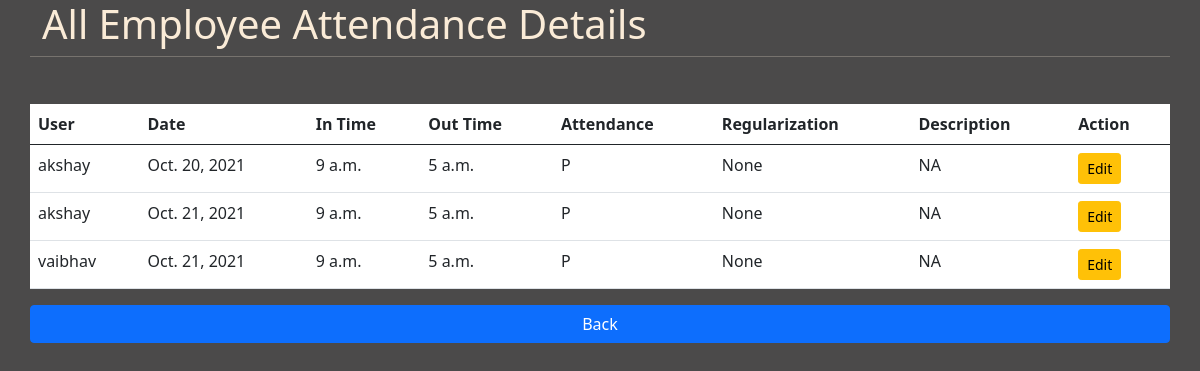
Page /attendance_details/ (signed in) on the committed database.
### app1/models.py (models this page shows)
class Attendance(models.Model):
    user = models.ForeignKey(User, to_field='username', on_delete=models.CASCADE)
    attendance_date = models.DateField(default=date.today)
    in_time = models.TimeField()
    out_time = models.TimeField()
    attendance_choices = (('P','Present'),('A','Absent'))
    attendance = models.CharField(max_length=1, choices=attendance_choices)
    regularization_choices = (('A','Approved'),('D','Dismiss'))
    regularization_status = models.CharField(max_length=1, choices=regularization_choices,null=True)
    description = models.TextField(null=True)

### app1/views.py (the view)
# urls.py: path('attendance_details/', views.attendance_details, name='attendance_details'),
@staff_member_required
def attendance_details(request):
    if request.user.is_authenticated:
        att_data = Attendance.objects.all()
        return render(request, 'attendance_details.html', {'data':att_data})
    else:
        return HttpResponseRedirect('/')

### app1/templates/attendance_details.html
{% extends 'base.html' %}
{% block content %}
<h1>All Employee Attendance Details</h1><hr><br>
<table class="table table-hover bg-white">
    <thead>
      <tr>
        <th scope="col">User</th>
        <th scope="col">Date</th>
        <th scope="col">In Time </th>
        <th scope="col">Out Time</th>
        <th scope="col">Attendance</th>
        <th scope="col">Regularization</th>
        <th scope="col">Description</th>
        <th scope="col">Action</th>
      </tr>
    </thead>
    <tbody>
        {% for dt in data %}
        <tr>
            <td>{{dt.user}}</td>
            <td>{{dt.attendance_date}}</td>
            <td>{{dt.in_time}}</td>
            <td>{{dt.out_time}}</td>
            <td>{{dt.attendance}}</td>
            <td>{{dt.regularization_status}}</td>
            <td>{{dt.description}}</td>
            <td>
              <a href="{% url 'update_attendance' dt.id %}" class="btn btn-warning btn-sm">Edit</a>
            </td>
        </tr>
        {% endfor %} <br>
    </tbody>
  </table>
  <a href="{% url 'admin_dashboard' %}" class="btn btn-primary">Back</a>
{% endblock content %}

### app1/templates/base.html (shortened to what this page needs)
{% load static %}
<!DOCTYPE html>
<html lang="en">
<head>
    <link rel="stylesheet" href="{% static 'css/bootstrap.css' %}">
    <link rel="stylesheet" href="{% static 'css/style.css' %}">
</head>
<body>
    <div class="container">
        <div class="row">
            {% block content %}
            {% endblock content %}
        </div>
    </div>
</body>
</html>

### app1/static/css/style.css (style rules this page uses)
body { background-color: rgb(75, 74 ,74); color: antiquewhite; }

### rows in the picture
Attendance: user "akshay", attendance_date "Oct. 20, 2021", in_time "9 a.m.", out_time "5 a.m.", attendance "P", regularization_status "None", description "NA"
Attendance: user "akshay", attendance_date "Oct. 21, 2021", in_time "9 a.m.", out_time "5 a.m.", attendance "P", regularization_status "None", description "NA"
Attendance: user "vaibhav", attendance_date "Oct. 21, 2021", in_time "9 a.m.", out_time "5 a.m.", attendance "P", regularization_status "None", description "NA"
